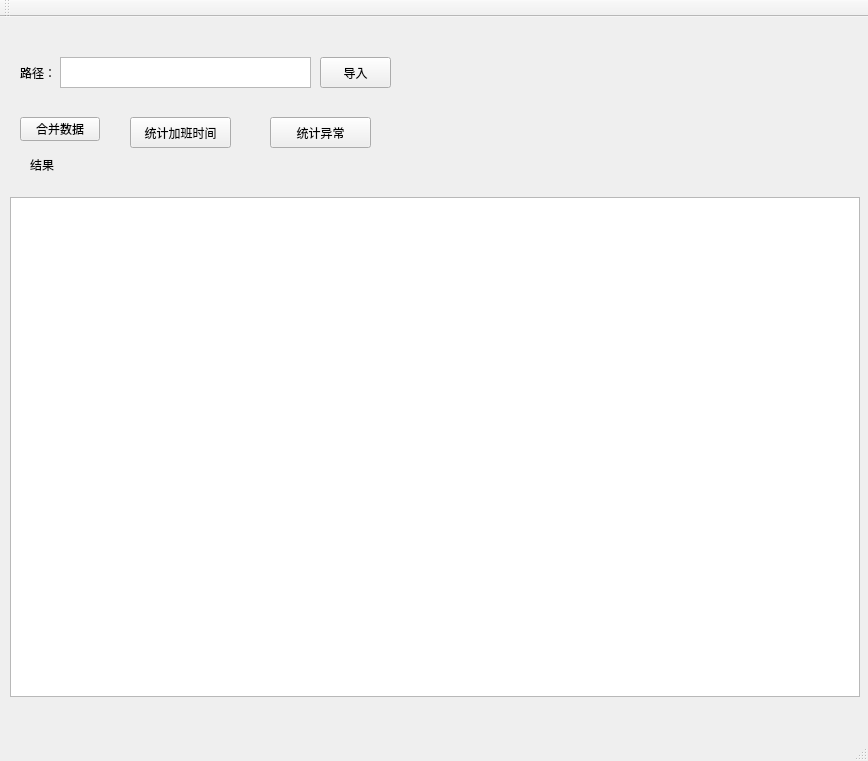
<?xml version="1.0" encoding="UTF-8"?>
<ui version="4.0">
 <class>kq</class>
 <widget class="QMainWindow" name="kq">
  <property name="geometry">
   <rect>
    <x>0</x>
    <y>0</y>
    <width>868</width>
    <height>761</height>
   </rect>
  </property>
  <property name="windowTitle">
   <string>kq</string>
  </property>
  <widget class="QWidget" name="centralWidget">
   <widget class="QLabel" name="labelpath">
    <property name="geometry">
     <rect>
      <x>20</x>
      <y>40</y>
      <width>41</width>
      <height>31</height>
     </rect>
    </property>
    <property name="text">
     <string>路径：</string>
    </property>
   </widget>
   <widget class="QTextEdit" name="textEdit_file_path">
    <property name="geometry">
     <rect>
      <x>60</x>
      <y>40</y>
      <width>251</width>
      <height>31</height>
     </rect>
    </property>
   </widget>
   <widget class="QPushButton" name="pushButton_import">
    <property name="geometry">
     <rect>
      <x>320</x>
      <y>40</y>
      <width>71</width>
      <height>31</height>
     </rect>
    </property>
    <property name="text">
     <string>导入</string>
    </property>
   </widget>
   <widget class="QPushButton" name="pushButton_merge_data">
    <property name="geometry">
     <rect>
      <x>20</x>
      <y>100</y>
      <width>80</width>
      <height>24</height>
     </rect>
    </property>
    <property name="text">
     <string>合并数据</string>
    </property>
   </widget>
   <widget class="QPushButton" name="pushButton_over_time">
    <property name="geometry">
     <rect>
      <x>130</x>
      <y>100</y>
      <width>101</width>
      <height>31</height>
     </rect>
    </property>
    <property name="text">
     <string>统计加班时间</string>
    </property>
   </widget>
   <widget class="QLabel" name="label_result">
    <property name="geometry">
     <rect>
      <x>30</x>
      <y>140</y>
      <width>59</width>
      <height>16</height>
     </rect>
    </property>
    <property name="text">
     <string>结果</string>
    </property>
   </widget>
   <widget class="QPushButton" name="pushButton_exception">
    <property name="geometry">
     <rect>
      <x>270</x>
      <y>100</y>
      <width>101</width>
      <height>31</height>
     </rect>
    </property>
    <property name="text">
     <string>统计异常</string>
    </property>
   </widget>
   <widget class="QTableWidget" name="tableWidget_result">
    <property name="geometry">
     <rect>
      <x>10</x>
      <y>180</y>
      <width>850</width>
      <height>500</height>
     </rect>
    </property>
    <property name="columnCount">
     <number>0</number>
    </property>
   </widget>
  </widget>
  <widget class="QStatusBar" name="statusBar"/>
  <widget class="QToolBar" name="toolBar">
   <property name="windowTitle">
    <string>toolBar</string>
   </property>
   <attribute name="toolBarArea">
    <enum>TopToolBarArea</enum>
   </attribute>
   <attribute name="toolBarBreak">
    <bool>false</bool>
   </attribute>
  </widget>
 </widget>
 <layoutdefault spacing="6" margin="11"/>
 <resources/>
 <connections/>
</ui>
